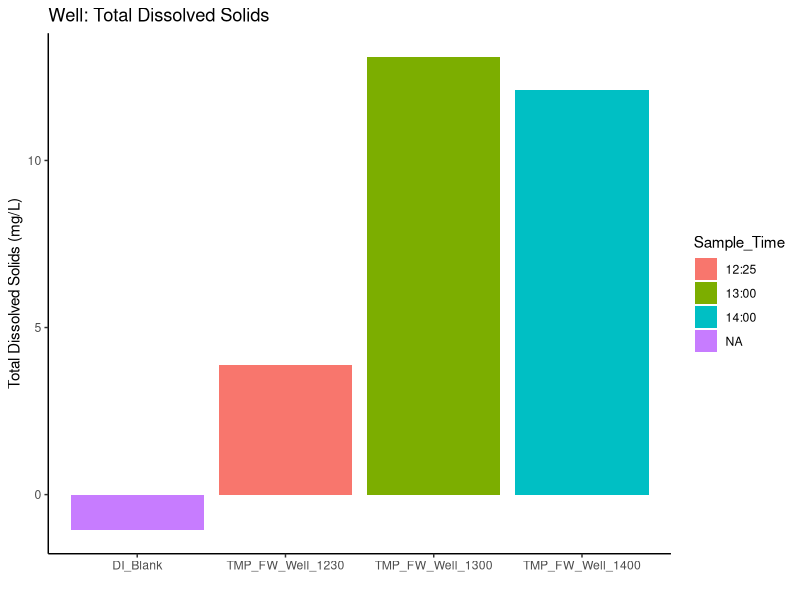
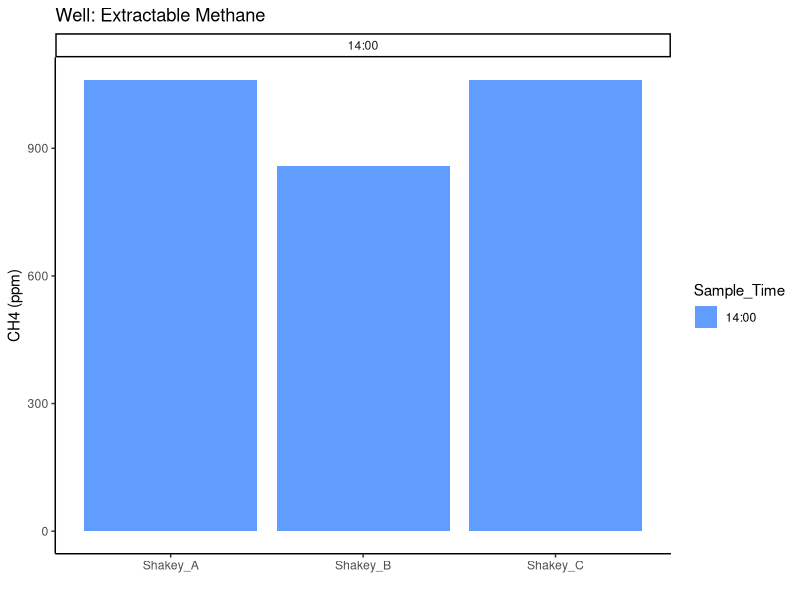
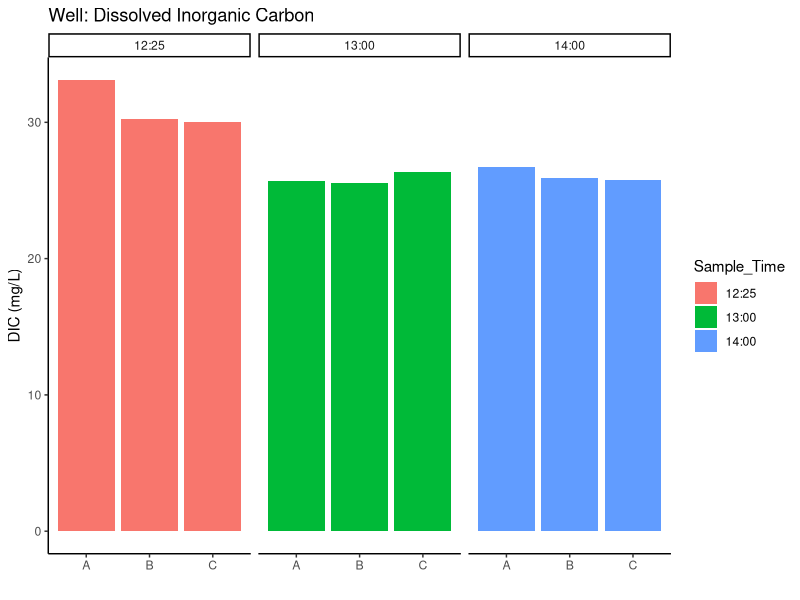
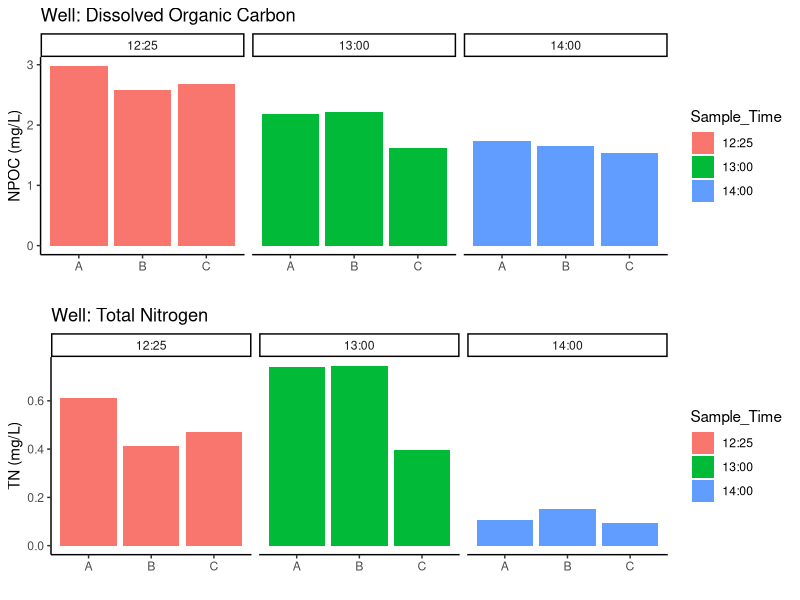
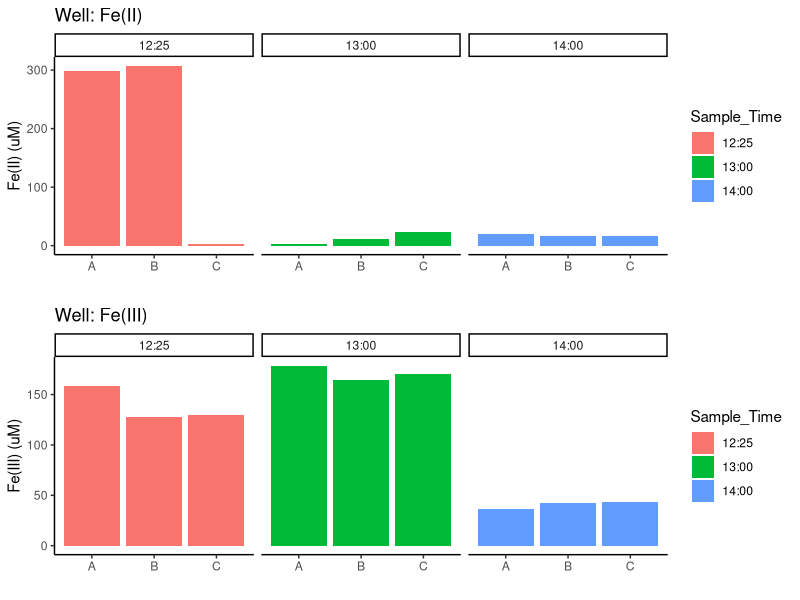

Generate these figures, in order, with R:
## ---- chunk 1
library(ggplot2)
library(raster)
library(dplyr)
library(knitr)
library(ggpubr)
library(stringr)
## ---- chunk 2

#read out title
cat("TSS Data: ~1L Samples filtered with GFF")

#Read in the data 
tss <- read.csv("Raw Data/COMPASS_TEMPEST_WellTest_TSS_Data.csv")
#head(tss)

#Calculate an Avg. Sample Weight and caluclate TSS mg/L
tss <- tss %>%
  mutate(Avg_Sample_Weight_g = 
           rowMeans(dplyr::select(., Tin_Filter_Sample_Weight_Dry_g, 
                           Tin_Filter_Sample_Weight_Dry1_g), na.rm = TRUE))

tss$TSS_mgL <- ((tss$Avg_Sample_Weight_g - tss$Tin_Filter_Weight_g)*1000) /   
  (tss$Filtered_Volume_mL/1000)

final_tss <- tss %>% 
  #select(Project, Plot, grid, sample_name, Vial_ID, date, ) %>%
  mutate(
    Project = "COMPASS",   # new column with same value on every row
    Experiment = "TEMPEST: Well Test",
    Sample_Date = "2025-09-04",
    Sample_Time = c("12:25", "13:00", "14:00", "NA"),
    Replicate = c("A", "A","A", "NA")
  ) 

#this needs altered to match the tempest metadata and clean up 
final_tss <- final_tss %>%
  rename(sample_name = Sample_ID) %>%
  dplyr::select(
    Project, Experiment, Sample_Date, Sample_Time, Replicate, sample_name,
    TSS_mgL, Filtered_Volume_mL
    # list columns in the order you want them
  )


#plot the TSS 
tss_plot <- ggplot(final_tss, aes(x=sample_name, y=TSS_mgL, fill=Sample_Time)) + 
  geom_bar(stat = "identity")  + 
  labs(title="Well: Total Dissolved Solids", 
       y="Total Dissolved Solids (mg/L)", x=" ") + theme_classic()
 
print(tss_plot)

##remove the DI blank and make a table 
tss_table <- final_tss %>%
  filter(sample_name != "DI_Blank") %>%
  dplyr::select("sample_name", "TSS_mgL") %>%
  mutate(TSS_mgL = round(TSS_mgL, 2))


kable(tss_table)

##remove the DI blank and make a table 
final_tss <- final_tss %>%
  filter(sample_name != "DI_Blank")

#will put final data in processed data folder
  write.csv(final_tss, "Processed Data/TMP_20250904_FW_WellTest_TSS_Processed.csv")


## ---- chunk 3

#read out title
cat("Greenhouse Gas Data from Shimadzu GC - Shakey Samples")

#Read in the data 
ghg <- read.csv("Processed Data/TMP_20250904_FW_WellTest_GHG_Processed.csv")
#head(doc)

#Plot DOC data 
viz_ch4_plot <-  ggplot(data = ghg, aes(x = sample_name, y = CH4_ppm, fill=Sample_Time)) +
       geom_bar(stat = 'identity') + 
        facet_grid(~Sample_Time, scales="free_x") +
        scale_fill_manual(values = c("#619CFF")) + 
        theme_classic() + labs(x= " ", y="CH4 (ppm)", title="Well: Extractable Methane") + 
        theme(legend.position="right") 

viz_ch4_plot

#ggarrange(viz_c_plot, viz_n_plot, nrow=2, ncol=1)
#print(viz_c_plot)
#print(viz_n_plot)

##Calculate an average DOC and TN?  
# Calculate the averages
avg_ch4 <- round(mean(ghg$CH4_ppm), 2)
#avg_tn <- round(mean(doc$tdn_mgL), 2)
sd_ch4 <- round(sd(ghg$CH4_ppm), 2)
#sd_tn <- round(sd(doc$tdn_mgL), 2)

# Create a dataframe with the results
ghg_table <- data.frame(
  Analyte = c("CH4 (ppm)"), #, "CO2 (ppm)"),
  Average = c(avg_ch4), #, avg_tn),
  Std_Deviation = c(sd_ch4) #, sd_tn)
)

kable(ghg_table)

## ---- chunk 4

#read out title
cat("DIC Data from Shimadzu TOC-V")

#Read in the data 
dic <- read.csv("Processed Data/TMP_20250904_FW_WellTest_DIC_Processed.csv")
#head(doc)

#Plot DOC data 
viz_ic_plot <-  ggplot(data = dic, aes(x = Replicate, y = ic_mgL, fill=Sample_Time)) +
       geom_bar(stat = 'identity') + 
        facet_grid(~Sample_Time, scales="free_x") + 
        theme_classic() + labs(x= " ", y="DIC (mg/L)", title="Well: Dissolved Inorganic Carbon") + 
        theme(legend.position="right") 

print(viz_ic_plot)


##Calculate an average DIC  
# Calculate the averages
avg_dic <- round(mean(dic$ic_mgL), 2)
sd_dic <- round(sd(dic$ic_mgL), 2)


# Create a dataframe with the results
dic_table <- data.frame(
  Analyte = c("DIC (mg/L)"),
  Average = c(avg_dic),
  Std_Deviation = c(sd_dic)
)

kable(dic_table)

## ---- chunk 5

#read out title
cat("DOC and TN Data from Shimadzu TOC/TN")

#Read in the data 
doc <- read.csv("Processed Data/TMP_20250904_FW_WellTest_DOC_Processed.csv")
#head(doc)

#Plot DOC data 
viz_c_plot <-  ggplot(data = doc, aes(x = Replicate, y = npoc_mgL, fill=Sample_Time)) +
       geom_bar(stat = 'identity') + 
        facet_grid(~Sample_Time, scales="free_x") + 
        theme_classic() + labs(x= " ", y="NPOC (mg/L)", title="Well: Dissolved Organic Carbon") + 
        theme(legend.position="right") 


viz_n_plot <-  ggplot(data = doc, aes(x = Replicate, y = tdn_mgL, fill=Sample_Time)) +
       geom_bar(stat = 'identity') + 
        facet_grid(~Sample_Time, scales="free_x") + 
        theme_classic() + labs(x= " ", y="TN (mg/L)", title="Well: Total Nitrogen") + 
        theme(legend.position="right") 

ggarrange(viz_c_plot, viz_n_plot, nrow=2, ncol=1)
#print(viz_c_plot)
#print(viz_n_plot)

##Calculate an average DOC and TN?  
# Calculate the averages
avg_doc <- round(mean(doc$npoc_mgL), 3)
avg_tn <- round(mean(doc$tdn_mgL), 3)
sd_doc <- round(sd(doc$npoc_mgL), 3)
sd_tn <- round(sd(doc$tdn_mgL), 3)

# Create a dataframe with the results
doc_table <- data.frame(
  Analyte = c("DOC (mg/L)", "TN (mg/L)"),
  Average = c(avg_doc, avg_tn),
  Std_Deviation = c(sd_doc, sd_tn)
)

kable(doc_table)

## ---- chunk 6

#read out title
cat("FE Data from Microplate")

#Read in the data 
fe <- read.csv("Processed Data/TEMPEST_AquiferWell_FE_data.csv")
#head(fe)

#clean up this data 
fe <- fe %>% 
    filter(str_detect(IDs, "9-4-25")) %>%
    filter(Dilution == 8 | (Dilution == 1 & X == 13) | (Dilution == 1 & X == 10)) %>%
     mutate(
    Project = "COMPASS",   # new column with same value on every row
    Experiment = "TEMPEST: Well Test",
    Sample_Date = "2025-09-04",
    Sample_Time = c("14:00", "14:00", "12:25", "12:25", "13:00", "13:00", "14:00", "12:25", "13:00"),
    #Tank_Status = c("half full", "full")) #, 
    Replicate = c("C", "B", "A", "B", "A", "C","A","C","B")) #,
    #Run_notes = run_notes     # new column with notes about the run
#  ) 


#Plot DOC data 
viz_fe2_plot <-  ggplot(data = fe, aes(x = Replicate, y = FE_2_mean, fill=Sample_Time)) +
       geom_bar(stat = 'identity') + 
        facet_grid(~Sample_Time, scales="free_x") + 
        theme_classic() + labs(x= " ", y="Fe(II) (uM)", title="Well: Fe(II)") + 
        theme(legend.position="right") 
viz_fe3_plot <-  ggplot(data = fe, aes(x = Replicate, y = FE_3_mean, fill=Sample_Time)) +
       geom_bar(stat = 'identity') + 
        facet_grid(~Sample_Time, scales="free_x") + 
        theme_classic() + labs(x= " ", y="Fe(III) (uM)", title="Well: Fe(III)") + 
        theme(legend.position="right") 
#print(viz_fe2_plot)
#print(viz_fe3_plot)
ggarrange(viz_fe2_plot, viz_fe3_plot, nrow=2, ncol=1)

##Calculate an average DIC  
# Calculate the averages
avg_fe2 <- round(mean(fe$FE_2_mean), 2)
sd_fe2 <- round(sd(fe$FE_2_mean), 2)
avg_fe3 <- round(mean(fe$FE_3_mean), 2)
sd_fe3 <- round(sd(fe$FE_3_mean), 2)

# Create a dataframe with the results
fe_table <- data.frame(
  Analyte = c("Fe(II) (uM)", "Fe(III) (uM)"),
  Average = c(avg_fe2, avg_fe3),
  Std_Deviation = c(sd_fe2, sd_fe3)
)

kable(fe_table)
